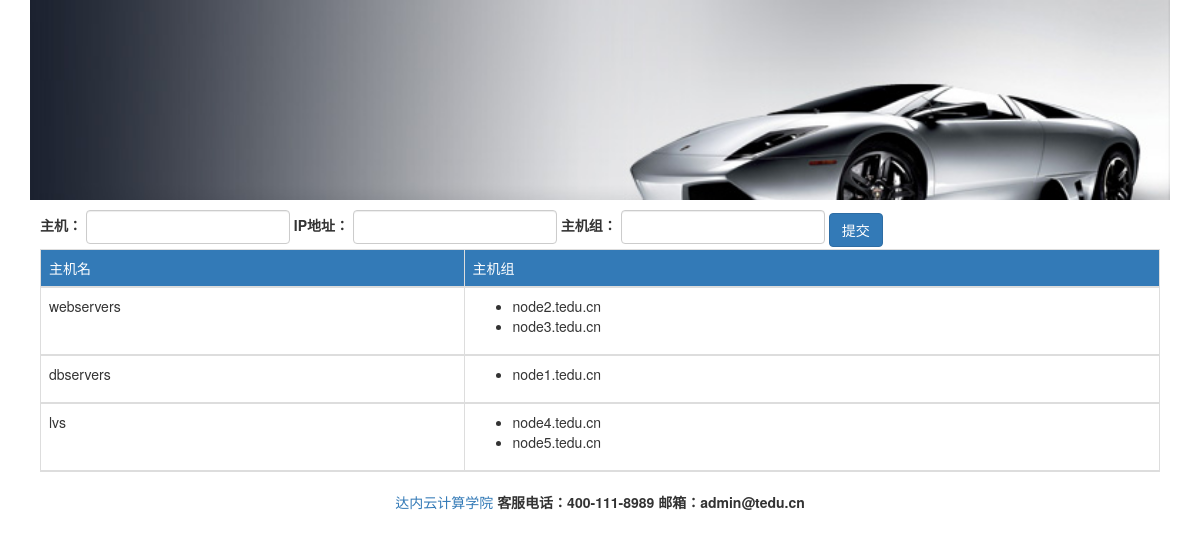
Before: /webansi/addhosts/ with the older database file.
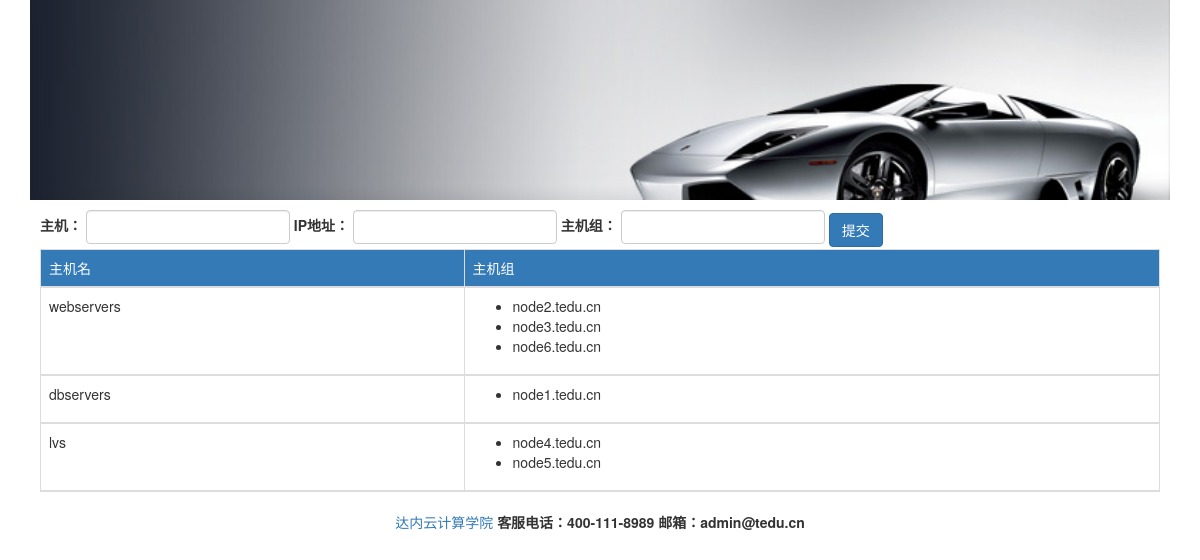
After: the same page with the newer database file.
### webansi/models.py (models this page shows, shortened)
class Host(models.Model):
    hostname = models.CharField(max_length=50)
    ipaddr = models.CharField(max_length=15)
    group = models.ForeignKey(Group, on_delete=models.CASCADE)

### webansi/views.py (the view)
def addhosts(request):
    if request.method == 'POST':
        g = request.POST.get('group')
        ip = request.POST.get('ipaddr')
        h = request.POST.get('hostname')
        gobj = Group.objects.get_or_create(group=g)[0]
        Host.objects.get_or_create(hostname=h, ipaddr=ip, group=gobj)
    host_info = {}
    groups = Group.objects.all()  # qset
    for g in groups:
        hosts = []
        for host in g.host_set.all():
            hosts.append(host.hostname)
        host_info[g] = hosts
    return render(request, 'webansi/addhosts.html', {'host_info': host_info})

### webansi/models.py (called while the page is built)
    def __str__(self):
        return self.group

### webansi/templates/webansi/addhosts.html (shortened to what this page needs)
{% extends 'webansi/base.html' %}
{% block content %}
    <form action="" method="post" role="form" class="form-inline">
    <div class="form-group">
        <label>
            主机：
            <input type="text" class="form-control" name="hostname">
        </label>
    </div>
    <div class="form-group">
    <label>
        IP地址：
        <input type="text" class="form-control" name="ipaddr">
    </label>
    </div>
    <div class="form-group">
        <label>
            主机组：
            <input type="text" class="form-control" name="group">
        </label>
    </div>
    <div class="form-group">
        <input type="submit" value="提交" class="btn btn-primary">
    </div>
    </form>
    <table class="table table-bordered">
    <thead>
    <tr class="bg-primary">
        <td>主机名</td>
        <td>主机组</td>
    </tr>
    {% for group, hosts in host_info.items %}
        <tr>
            <td>{{ group }}</td>
            <td>
                <ul>
                    {% for host in hosts %}
                        <li>{{ host }}</li>
                    {% endfor %}
                </ul>
            </td>
        </tr>
    {% endfor %}
    </thead>
    </table>
{% endblock %}

Changed rows visible on the page:
added Host: hosts "node6.tedu.cn"
